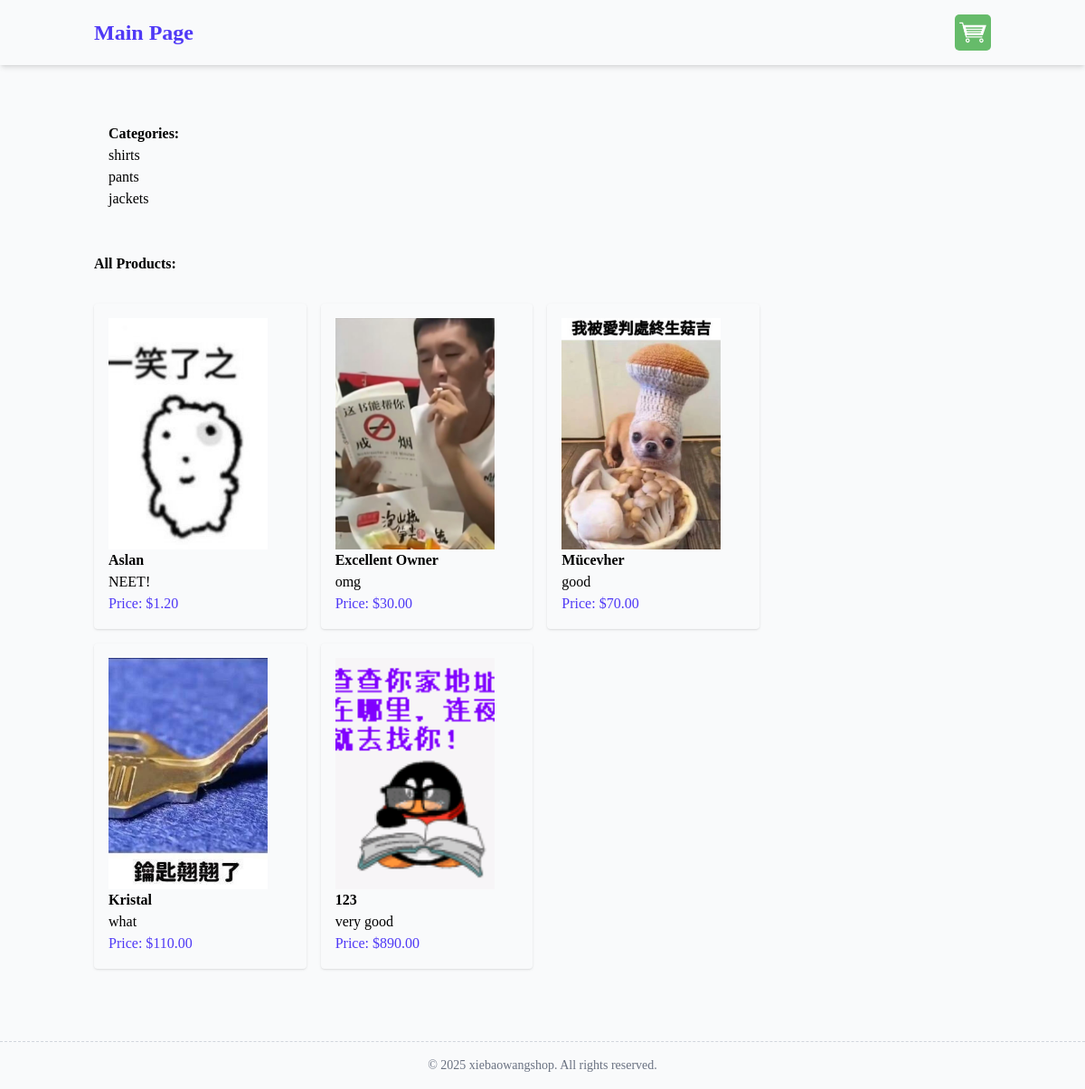
Screenshot of /products/ with the database file from the repository.
### products/models.py (models this page shows, shortened)
class Category(models.Model):
    name = models.CharField(max_length=250)
    slug = models.SlugField(unique=True)
    class Meta:
        verbose_name_plural = 'Categories'

class Product(models.Model):
    category = models.ForeignKey(Category,related_name="products",on_delete=models.CASCADE)
    name = models.CharField(max_length=250)
    slug = models.SlugField(unique=True)
    description = models.TextField(blank=True)
    price = models.DecimalField(max_digits=10,decimal_places=2)
    available = models.BooleanField(default=True)
    created = models.DateTimeField(auto_now_add=True)
    updated = models.DateTimeField(auto_now=True)
    image = models.ImageField(upload_to="products",blank=True)

### products/views.py (the view)
# urls.py: path("",views.product_list,name="product_list"),
def product_list(request,category_slug=None):
    category=None
    categories=Category.objects.all()
    products=Product.objects.filter(available=True)
    if category_slug:
        category=get_object_or_404(Category,slug=category_slug)
        products=products.filter(category=category)
    return render(request,'products/product/list.html',{'category':category,'products':products,"categories":categories})

### products/templates/products/product/list.html (shortened to what this page needs)
{% extends "base.html" %}
{% block content %}
    <h1 class="container mx-auto p-4 flex">
        <aside class="w-1/4 p-4">
            <h2 class="font-bold">Categories:</h2>
            <ul>
                {% for category in categories %}
                    <li><a href="{% url 'products:product_list_by_category' category.slug %}">{{ category.name }}</a></li>
                {% endfor %}
            </ul>
        </h1>
        <main class="w-3/4 p-4 flex flex-col gap-4">
            {% if category %}
            <h2 class="font-bold mb-4">{{category.name}}</h2>
            {% else %}
            <h2 class="font-bold mb-4">All Products:</h2>
            {% endif %}
            <div class="grid grid-cols-3 gap-4">
                {% for product in products %}
                <a  class="rounded shadow p-4" href="{% url 'products:product_detail' product.id product.slug %}">
                    <div>
                        {% if product.image %}
                        <img src="{{ product.image.url }}" alt="{{ product.name }}" class="h-64 w-44 object-cover">
                        {% else %}
                        <p>image is not available</p>
                        {% endif %}
                        <h3 class="font-semibold">{{ product.name }}</h3>
                        <p>{{ product.description }}</p>
                        <p class="text-indigo-600">Price: ${{ product.price }}</p></h3>
                    </div>
                </a>
                {% endfor %}
            </div>
        </main>
{% endblock %}

### theme/templates/base.html (shortened to what this page needs)
{% load static tailwind_tags %}
<!DOCTYPE html>
<html lang="en">
  <head>
    {% tailwind_css %}
    <header class="shadow-md">
    {% include "includes/nav.html" %}
    </header>
  </head>
  <body class="bg-gray-50 font-serif leading-normal tracking-normal flex flex-col min-h-screen w-full h-full ">
    <main class="container mx-auto py-8 flex-grow">
      {% block content %}{% endblock %}
    </main>
    <footer class="mt-8 border-t border-dashed border-gray-300 py-4 text-center text-sm text-gray-500">
      &copy; 2025 xiebaowangshop. All rights reserved.
    </footer>
  </body>
</html>

### theme/templates/includes/nav.html (shortened to what this page needs)
<nav class="container mx-auto p-4 flex justify-between items-center">
    <a href="/" class="text-2xl font-bold text-indigo-600">Main Page</a>
    <a href="{% url 'cart:cart_detail'%}">
    </a>
</nav>

### rows the page displays
Category: name "shirts"
Category: name "pants"
Category: name "jackets"
Product: image (picture), name "Aslan", description "NEET!", price "1.20"
Product: image (picture), name "Excellent Owner", description "omg", price "30.00"
Product: image (picture), name "Mücevher", description "good", price "70.00"
Product: image (picture), name "Kristal", description "what", price "110.00"
Product: image (picture), name "123", description "very good", price "890.00"
